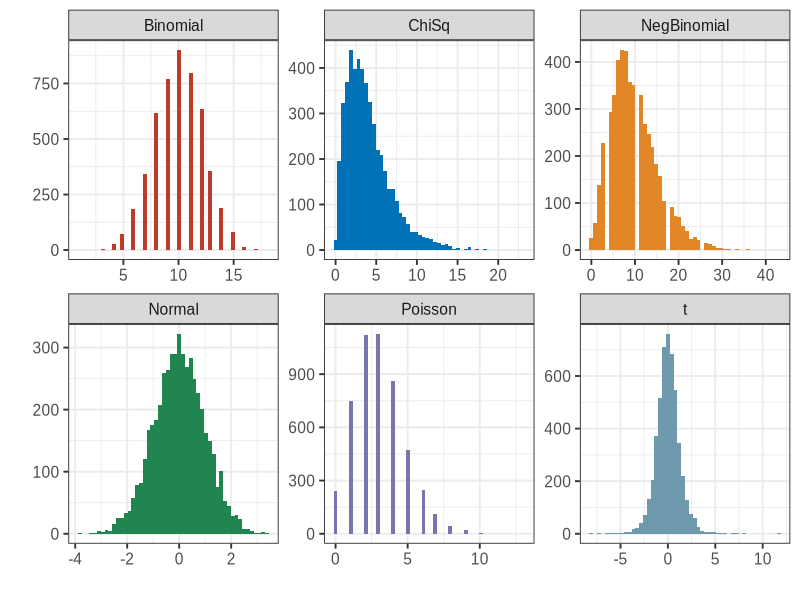
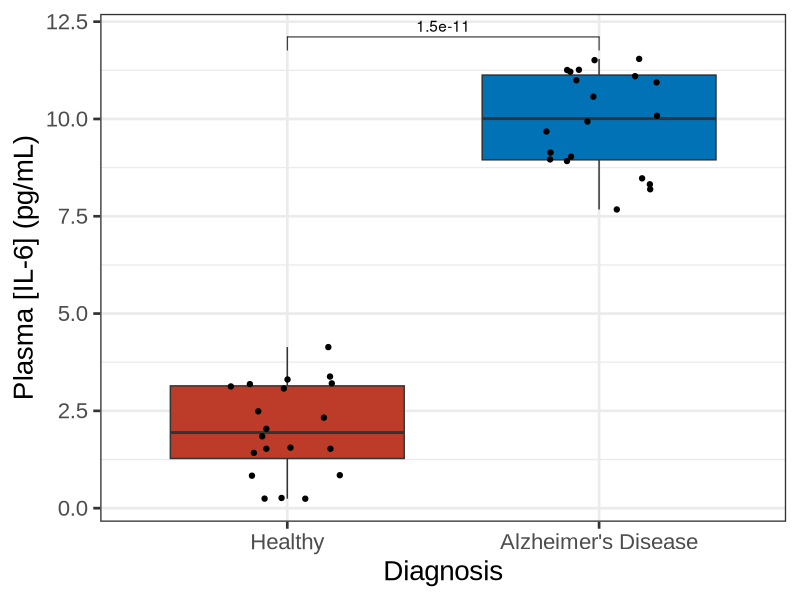
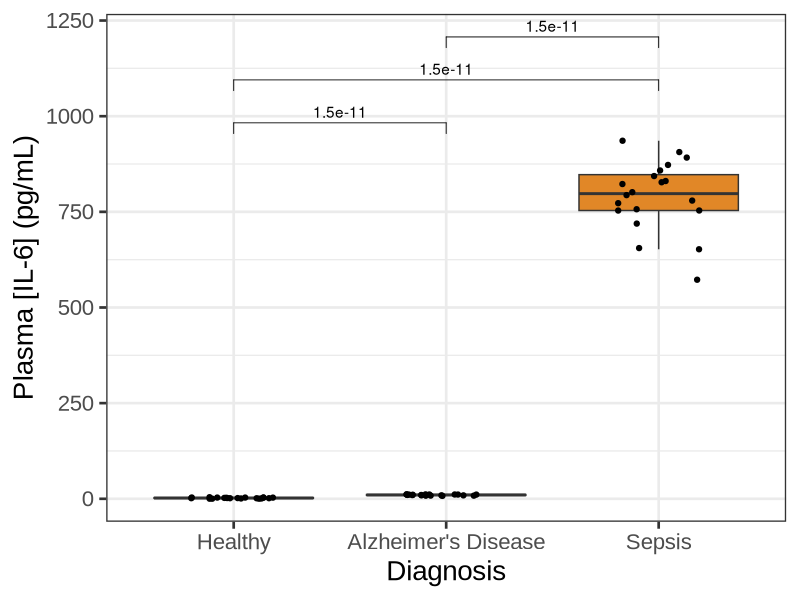
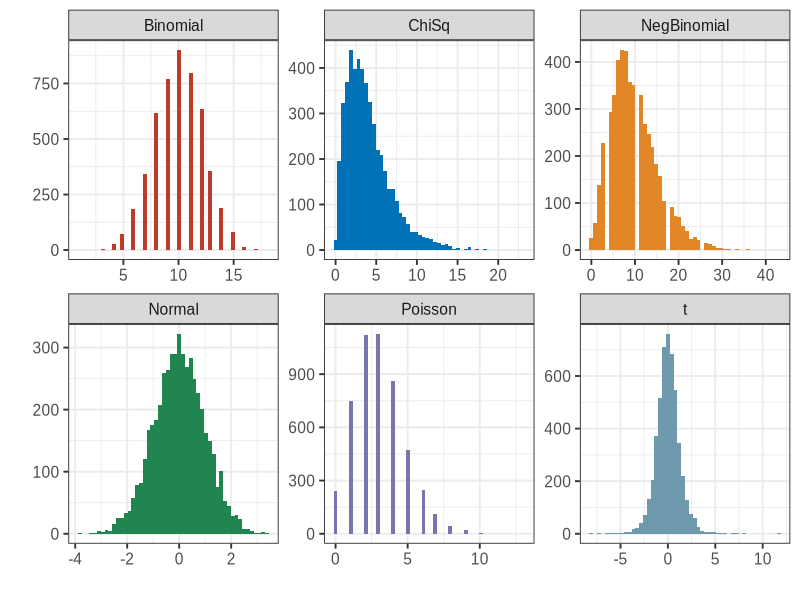
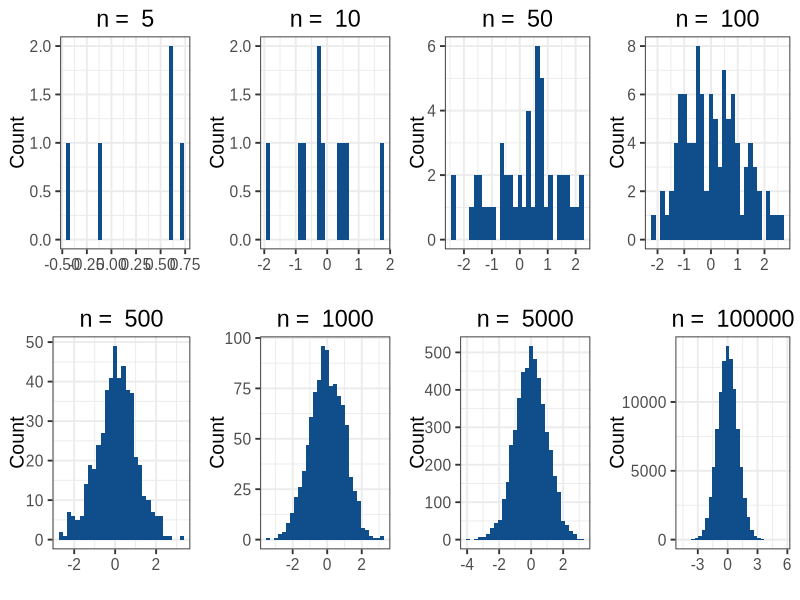
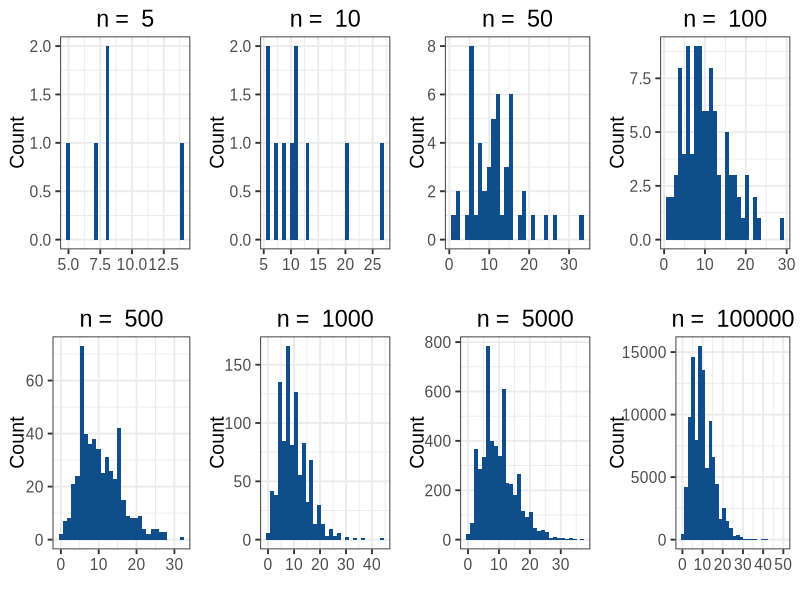
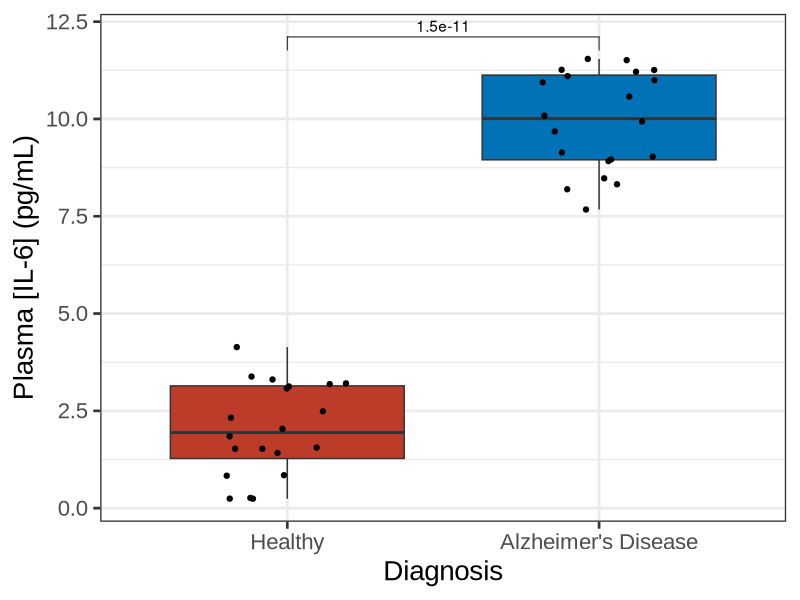
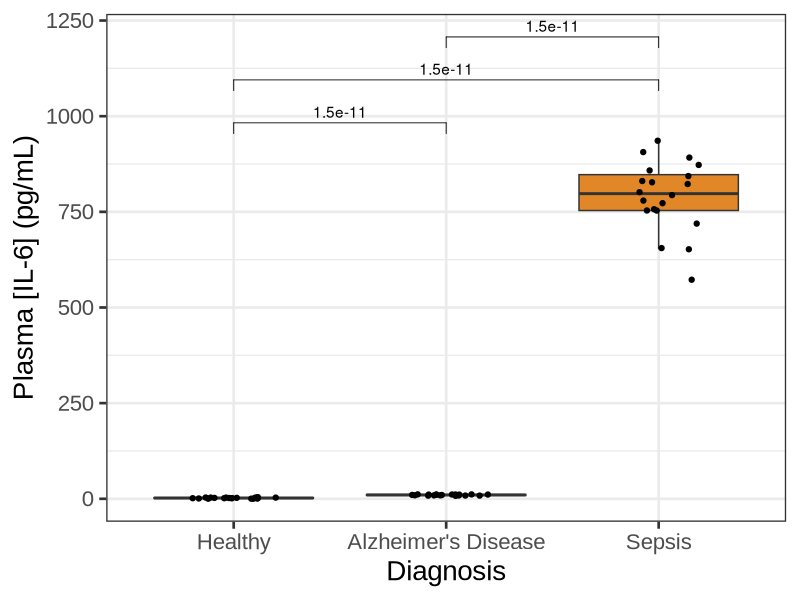

These charts were generated, in order, by the following R code:
# Load packages
library(ggplot2)
library(tidyverse)
library(tidyr)
library(ggsci)
library(cowplot)
library(ggpubr)

# distributions

set.seed(12345)

# Generate representative samples
n = 5000

df = tibble(
  Normal = rnorm(n, mean = 0, sd = 1),
  t = rt(n, df = 5),
  ChiSq = rchisq(n, df = 4),
  Binomial = rbinom(n, size = 20, prob = 0.5),
  NegBinomial = rnbinom(n, size = 5, mu = 10),
  Poisson = rpois(n, lambda = 3)
)

# Convert to long form for ggplot2
df_long = df %>%
  pivot_longer(cols = everything(), names_to = "distribution", values_to = "value")

# Plot
distros = ggplot(df_long, aes(x = value, fill = distribution)) +
  geom_histogram(bins = 50) +
  facet_wrap(~ distribution, scales = "free") +
  theme_bw(base_size = 14, base_family = "Arial") +
  scale_fill_nejm() +
  theme(legend.position = "none") +
  labs(x = "", y = "")

distros

png("~/OneDrive - Northwestern University/Teaching/Choosing the Right Test/representative_distros.png",
    width = 16,
    height = 9,
    units = "in",
    res = 300)
distros
dev.off()
   
# Central limit theorem
set.seed(12345)
ns = c(5, 10, 50, 100, 500, 1000, 5000, 100000)
distros = lapply(ns, function(n){
  rnorm(n, mean = 0, sd = 1) })
plots_normal = lapply(distros, function(d){
  ggplot(NULL, aes(x = d)) +
    geom_histogram(fill = "dodgerblue4") +
    labs(x = "", y = "Count", title = paste("n = ", length(d))) +
    theme_bw(base_family = "Arial",
             base_size = 14) +
    theme(plot.title = element_text(hjust = 0.5)) })

clt_normal = plot_grid(plotlist = plots_normal, ncol = 4)
png("~/OneDrive - Northwestern University/Teaching/Choosing the Right Test/central_limit_normal.png",
    width = 16,
    height = 9,
    units = "in",
    res = 300)
clt_normal
dev.off()

set.seed(12345)
ns = c(5, 10, 50, 100, 500, 1000, 5000, 100000)
distros = lapply(ns, function(n){
  rnbinom(n, size = 5, mu = 10) })
plots_negbinom = lapply(distros, function(d){
  ggplot(NULL, aes(x = d)) +
    geom_histogram(fill = "dodgerblue4") +
    labs(x = "", y = "Count", title = paste("n = ", length(d))) +
    theme_bw(base_family = "Arial",
             base_size = 14) +
    theme(plot.title = element_text(hjust = 0.5)) })

clt_negbinom = plot_grid(plotlist = plots_negbinom, ncol = 4)
png("~/OneDrive - Northwestern University/Teaching/Choosing the Right Test/central_limit_negbinom.png",
    width = 16,
    height = 9,
    units = "in",
    res = 300)
clt_negbinom
dev.off()   

# IL-6 ranges (nomimal vs biological significance)
il6 = data.frame(Condition = factor(c(rep("Healthy", 20), 
                               rep("Alzheimer's Disease", 20),
                               rep("Sepsis", 20)),
                               levels = c("Healthy", "Alzheimer's Disease", "Sepsis")),
                 pg_ml = c(rnorm(n = 20, mean = 2, sd = 1),
                                  rnorm(n = 20, mean = 10, sd = 1),
                                  rnorm(n = 20, mean = 800, sd = 100)))

il6_ad = il6 %>% 
  dplyr::filter(Condition != "Sepsis") %>% 
  ggplot(aes(x = Condition, y = pg_ml, fill = Condition)) +
  geom_boxplot(outlier.shape = NA) +
  geom_jitter(width = 0.2) +
  stat_compare_means(comparisons = list(c("Healthy", "Alzheimer's Disease")),
                     method = "wilcox.test",
                     p.adjust.method = "fdr") +
  theme_bw(base_family = "Arial", base_size = 20) +
  theme(legend.position = "none") +
  labs(x = "Diagnosis", y = "Plasma [IL-6] (pg/mL)") +
  scale_fill_nejm()

png("~/OneDrive - Northwestern University/Teaching/Choosing the Right Test/il6_ad.png",
    width = 8,
    height = 9,
    units = "in",
    res = 300)
il6_ad
dev.off()   

il6_ad

il6_all = il6 %>% 
  ggplot(aes(x = Condition, y = pg_ml, fill = Condition)) +
  geom_boxplot(outlier.shape = NA) +
  geom_jitter(width = 0.2) +
  stat_compare_means(comparisons = list(c("Healthy", "Alzheimer's Disease"),
                                        c("Healthy", "Sepsis"),
                                        c("Alzheimer's Disease", "Sepsis")),
                     method = "wilcox.test",
                     p.adjust.method = "fdr") +
  theme_bw(base_family = "Arial", base_size = 20) +
  theme(legend.position = "none") +
  labs(x = "Diagnosis", y = "Plasma [IL-6] (pg/mL)") +
  scale_fill_nejm()

png("~/OneDrive - Northwestern University/Teaching/Choosing the Right Test/il6_all.png",
    width = 8,
    height = 9,
    units = "in",
    res = 300)
il6_all
dev.off()   


il6_all

cxcl10_two_main = data.frame(Condition = factor(c(rep("Healthy, Untreated", 20), 
                                      rep("Healthy, Dex", 20),
                                      rep("Pneumonia, Untreated", 20),
                                      rep("Pneumonia, Dex", 20)),
                                    levels = c("Healthy, Untreated", "Healthy, Dex", 
                                               "Pneumonia, Untreated","Pneumonia, Dex")),
                 pg_ml = c(rnorm(n = 20, mean = 2, sd = 1),
                           rnorm(n = 20, mean = 0, sd = 1),
                           rnorm(n = 20, mean = 50, sd = 10),
                           rnorm(n = 20, mean = 25, sd = 10)))

two_main_plot = cxcl10_two_main %>% 
  ggplot(aes(x = Condition, y = pg_ml, fill = Condition)) +
  geom_boxplot(outlier.shape = NA) +
  geom_jitter(width = 0.2) +
  stat_compare_means(comparisons = list(c("Healthy, Untreated", "Healthy, Dex"),
                                        c("Pneumonia, Untreated","Pneumonia, Dex"),
                                        c("Healthy, Untreated", "Pneumonia, Untreated"),
                                        c("Healthy, Dex", "Pneumonia, Dex")),
                     method = "t.test",
                     p.adjust.method = "fdr") +
  theme_bw(base_family = "Arial", base_size = 20) +
  theme(legend.position = "none") +
  labs(x = "", y = "Plasma [CXCL10] (pg/mL)") +
  scale_fill_nejm()
png("~/OneDrive - Northwestern University/Teaching/Choosing the Right Test/two_mains.png",
    width = 10,
    height = 9,
    units = "in",
    res = 300)
two_main_plot
dev.off()   

set.seed(53)
cxcl10_no_main = data.frame(Condition = factor(c(rep("Healthy, Untreated", 5), 
                                                  rep("Pneumonia, Untreated", 5),
                                                  rep("Pneumonia, Dex", 5)),
                                                levels = c("Healthy, Untreated",
                                                           "Pneumonia, Untreated",
                                                           "Pneumonia, Dex")),
                             pg_ml = c(rnorm(n = 5, mean = 2, sd = 1),
                                       rnorm(n = 5, mean = 50, sd = 10),
                                       rnorm(n = 5, mean = 50, sd = 50)))

no_main_plot = cxcl10_no_main %>% 
  ggplot(aes(x = Condition, y = pg_ml, fill = Condition)) +
  geom_boxplot(outlier.shape = NA) +
  geom_jitter(width = 0.2) +
  stat_compare_means(comparisons = list(c("Healthy, Untreated", "Pneumonia, Untreated"),
                                        c("Healthy, Untreated", "Pneumonia, Dex")),
                     method = "wilcox.test",
                     p.adjust.method = "fdr") +
  theme_bw(base_family = "Arial", base_size = 20) +
  theme(legend.position = "none") +
  labs(x = "Diagnosis", y = "Plasma [CXCL10] (pg/mL)") +
  scale_fill_nejm()
png("~/OneDrive - Northwestern University/Teaching/Choosing the Right Test/no_main.png",
    width = 10,
    height = 9,
    units = "in",
    res = 300)
no_main_plot
dev.off()   
